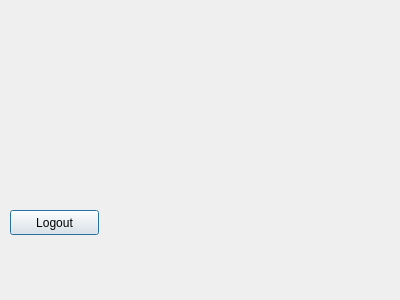
<?xml version="1.0" encoding="UTF-8"?>
<ui version="4.0">
 <class>WelcomeWindow</class>
 <widget class="QDialog" name="WelcomeWindow">
  <property name="geometry">
   <rect>
    <x>0</x>
    <y>0</y>
    <width>400</width>
    <height>300</height>
   </rect>
  </property>
  <property name="windowTitle">
   <string>Dialog</string>
  </property>
  <widget class="QLabel" name="welcomeLabel">
   <property name="geometry">
    <rect>
     <x>20</x>
     <y>10</y>
     <width>67</width>
     <height>17</height>
    </rect>
   </property>
   <property name="text">
    <string/>
   </property>
  </widget>
  <widget class="QLabel" name="imageLabel">
   <property name="geometry">
    <rect>
     <x>20</x>
     <y>30</y>
     <width>281</width>
     <height>141</height>
    </rect>
   </property>
   <property name="text">
    <string/>
   </property>
  </widget>
  <widget class="QPushButton" name="logoutButton">
   <property name="geometry">
    <rect>
     <x>10</x>
     <y>210</y>
     <width>89</width>
     <height>25</height>
    </rect>
   </property>
   <property name="text">
    <string>Logout</string>
   </property>
  </widget>
 </widget>
 <resources/>
 <connections/>
</ui>
